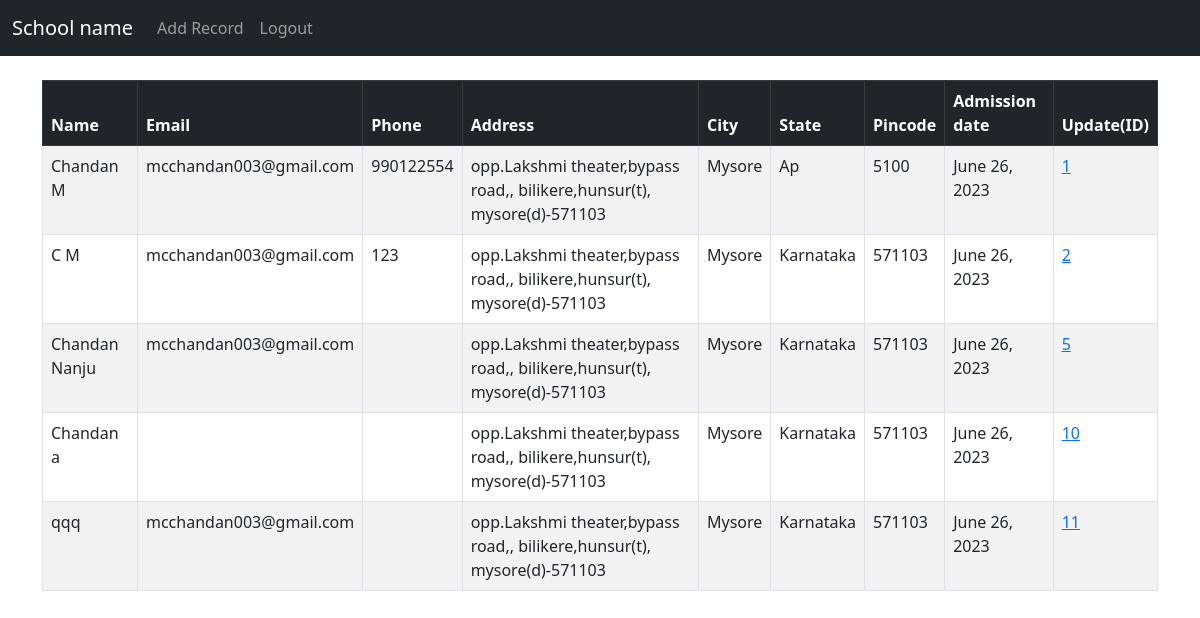
The app's page / (signed in) with its own data.
### studentauth/models.py (models this page shows, shortened)
class Record(models.Model):
	first_name = models.CharField(max_length=50)
	last_name =  models.CharField(max_length=50)
	email =  models.CharField(max_length=100)
	phone = models.CharField(max_length=15)
	address =  models.CharField(max_length=100)
	city =  models.CharField(max_length=50)
	state =  models.CharField(max_length=50)
	pincode =  models.CharField(max_length=20)
	date = models.DateField()

### studentauth/views.py (the view)
# urls.py: path('', views.home, name='home'),
def home(request):
	records = Record.objects.all()
	if request.method == 'POST':
		username = request.POST['username']
		password = request.POST['password']
		user = authenticate(request, username=username, password=password)
		if user is not None:
			login(request, user)
			messages.success(request, " Logged In!")
			return redirect('/')
		else:
			messages.success(request, "There Was An Error Logging In, Please Try Again...")
			return redirect('/')
	else:
		return render(request, 'home.html', {'records':records})

### templates/home.html (shortened to what this page needs)
{% extends 'base.html' %}
{% block content %}
{% if user.is_authenticated %}
<table class="table table-striped table-hover table-bordered">
  <thead class="table-dark">
    <tr>
      <th scope="col">Name</th>
      <th scope="col">Email</th>
      <th scope="col">Phone</th>
      <th scope="col">Address</th>
      <th scope="col">City</th>
      <th scope="col">State</th>
      <th scope="col">Pincode</th>
      <th scope="col">Admission date</th>
      <th scope="col">Update(ID)</th>
    </tr>
  </thead>
  <tbody>
{% if records %}
	{% for record in records %}
		<tr>
			<td>{{ record.first_name }} {{ record.last_name }}</td>
			<td>{{ record.email }}</td>
			<td>{{ record.phone }}</td>
			<td>{{ record.address }}</td>
			<td>{{ record.city }}</td>
			<td>{{ record.state }}</td>
			<td>{{ record.pincode }}</td>
			<td>{{ record.date }}</td>
			<td><a href="{% url 'record' record.id %}">{{ record.id }}</a></td>
		</tr>
	{% endfor %}
{% endif %}
	  </tbody>
	</table>
{% endif %}
{% endblock %}

### templates/base.html (shortened to what this page needs)
<!doctype html>
<html lang="en">
  <head>
    <link href="https://cdn.jsdelivr.net/npm/bootstrap@5.3.0-alpha1/dist/css/bootstrap.min.css" rel="stylesheet">
  </head>
  <body>
    <nav class="navbar navbar-expand-lg navbar-dark bg-dark">
      <div class="container-fluid">
        <a class="navbar-brand" href="/">School name</a>
        <div class="collapse navbar-collapse" id="navbarSupportedContent">
          <ul class="navbar-nav me-auto mb-2 mb-lg-0">
            {% if user.is_authenticated %}
            <li class="nav-item">
              <a class="nav-link" href="/add_record/">Add Record</a>
            </li>
            <li class="nav-item">
              <a class="nav-link" href="/logout/">Logout</a>
            </li>
            {% else %}
            <li class="nav-item">
              <a class="nav-link" href="/">Login</a>
            </li>
            {% endif %}
          </ul>
        </div>
      </div>
    </nav>
    <div class="container">
      <br/>
      {% block content %}
      {% endblock%}
    </div>
  </body>
</html>

### records on screen
Record: first_name "Chandan", last_name "M", email "mcchandan003@gmail.com", phone "990122554", address "opp.Lakshmi theater,bypass road,, bilikere,hunsur(t), mysore(d)-571103", city "Mysore", state "Ap", pincode "5100", date "June 26, 2023", id "1"
Record: first_name "C", last_name "M", email "mcchandan003@gmail.com", phone "123", address "opp.Lakshmi theater,bypass road,, bilikere,hunsur(t), mysore(d)-571103", city "Mysore", state "Karnataka", pincode "571103", date "June 26, 2023", id "2"
Record: first_name "Chandan", last_name "Nanju", email "mcchandan003@gmail.com", address "opp.Lakshmi theater,bypass road,, bilikere,hunsur(t), mysore(d)-571103", city "Mysore", state "Karnataka", pincode "571103", date "June 26, 2023", id "5"
Record: first_name "Chandan", last_name "a", address "opp.Lakshmi theater,bypass road,, bilikere,hunsur(t), mysore(d)-571103", city "Mysore", state "Karnataka", pincode "571103", date "June 26, 2023", id "10"
Record: first_name "qqq", email "mcchandan003@gmail.com", address "opp.Lakshmi theater,bypass road,, bilikere,hunsur(t), mysore(d)-571103", city "Mysore", state "Karnataka", pincode "571103", date "June 26, 2023", id "11"
